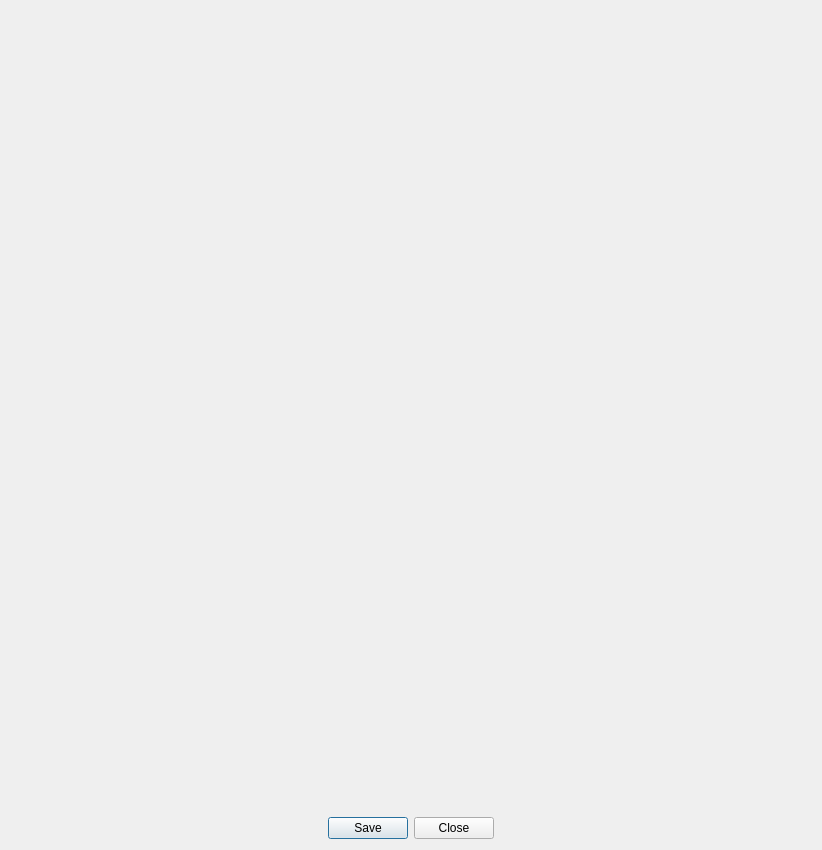
<?xml version="1.0" encoding="UTF-8"?>
<ui version="4.0">
 <class>ErnstGrafiek</class>
 <widget class="QDialog" name="ErnstGrafiek">
  <property name="windowModality">
   <enum>Qt::ApplicationModal</enum>
  </property>
  <property name="geometry">
   <rect>
    <x>0</x>
    <y>0</y>
    <width>800</width>
    <height>800</height>
   </rect>
  </property>
  <property name="minimumSize">
   <size>
    <width>800</width>
    <height>800</height>
   </size>
  </property>
  <property name="maximumSize">
   <size>
    <width>800</width>
    <height>800</height>
   </size>
  </property>
  <property name="windowTitle">
   <string>Grafiek Ernst van de hoofdpijnen</string>
  </property>
  <property name="windowIcon">
   <iconset resource="Resources.qrc">
    <normaloff>:/images/Icon1.xpm</normaloff>:/images/Icon1.xpm</iconset>
  </property>
  <property name="modal">
   <bool>true</bool>
  </property>
  <layout class="QVBoxLayout" name="verticalLayout">
   <property name="sizeConstraint">
    <enum>QLayout::SetMinimumSize</enum>
   </property>
   <item>
    <widget class="QFrame" name="horizontalFrame">
     <property name="minimumSize">
      <size>
       <width>800</width>
       <height>800</height>
      </size>
     </property>
     <property name="maximumSize">
      <size>
       <width>800</width>
       <height>800</height>
      </size>
     </property>
     <layout class="QHBoxLayout" name="horizontalLayout"/>
    </widget>
   </item>
   <item>
    <widget class="QDialogButtonBox" name="buttonBox">
     <property name="orientation">
      <enum>Qt::Horizontal</enum>
     </property>
     <property name="standardButtons">
      <set>QDialogButtonBox::Close|QDialogButtonBox::Save</set>
     </property>
     <property name="centerButtons">
      <bool>true</bool>
     </property>
    </widget>
   </item>
  </layout>
 </widget>
 <resources>
  <include location="Resources.qrc"/>
 </resources>
 <connections>
  <connection>
   <sender>buttonBox</sender>
   <signal>accepted()</signal>
   <receiver>ErnstGrafiek</receiver>
   <slot>accept()</slot>
   <hints>
    <hint type="sourcelabel">
     <x>248</x>
     <y>254</y>
    </hint>
    <hint type="destinationlabel">
     <x>157</x>
     <y>274</y>
    </hint>
   </hints>
  </connection>
  <connection>
   <sender>buttonBox</sender>
   <signal>rejected()</signal>
   <receiver>ErnstGrafiek</receiver>
   <slot>reject()</slot>
   <hints>
    <hint type="sourcelabel">
     <x>316</x>
     <y>260</y>
    </hint>
    <hint type="destinationlabel">
     <x>286</x>
     <y>274</y>
    </hint>
   </hints>
  </connection>
 </connections>
</ui>
